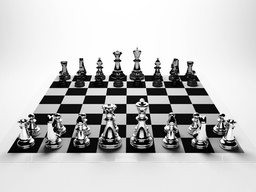
#> input picture task-1/resources/chess.jpg, 256 x 192 px, shrunk from 450 x 338 before the run, found by its file name
$ python moravec.py
#> lines starting #> are read from the running program, lines starting #| are printed output that depends on the picture
import cv2
import numpy as np

# Read the image
image = cv2.imread('task-1/resources/chess.jpg')
#> image is the input picture: shape (192, 256, 3); min 0, max 255, mean 195.2

factor = 2
threshold = 250# Check if the image was successfully loaded
if image is None:
    print("Error: Could not load image.")
else:
    print("Image loaded successfully.")
# print(image)
# Convert the image to grayscale
gray_image = cv2.cvtColor(image, cv2.COLOR_BGR2GRAY)
# cv2.circle(image, (400, 20), 5, (0, 255, 0), -1)

# Display the grayscale image
cv2.imshow('Grayscale Image', gray_image)
cv2.waitKey(0)
cv2.destroyAllWindows()
# print(*gray_image)

def gettSSD(mat1, mat2):
    # print(mat1, mat2, sep="\n", end="\n\n")
    # print("MSUM", sum((mat1 - mat2) ** 2))
    return sum(sum((mat1 - mat2) ** 2))

def allPossibleMatrices(image, row, column):
    matrices = []
    for i in range(row - 1, row + factor - 1):
        for j in range(column - 1, column + factor - 1):
            # print(i, row, j, column)
            # print(image[i : i + 3][j : j + 3])
            matrices.append(image[i : i + factor, j : j + factor])
    return matrices

def allSSD(image, row, column):
    matrices = allPossibleMatrices(image, row, column)
    # print("Matrices = ", matrices)
    mid = matrices[len(matrices) // 2]
    ssd = []
    for i in range(0, factor):
        for j in range(0, factor):
            # print(f"gettSSD(matrices[{3 * i + j}], mid)", gettSSD(matrices[3 * i + j], mid))
            ssd.append(gettSSD(matrices[factor * i + j], mid))
    return ssd

def corner(ssd, thresh):
    corners = []
    for i in range(0, len(ssd)):
        # print("SSDi", ssd[i])
        if(ssd[i] > thresh):
            corners.append(np.array([i // factor, i % factor]))
    return corners

m, n = gray_image.shape
#> m = 192; n = 256
print(m, n)
#| 192 256

corners = []

for i in range(factor - 1, m - (factor + factor - 2)):
    for j in range(factor - 1, n - (factor + factor - 2)):
        print(f"current-mid : {(i, j)}")
        ssds = allSSD(gray_image, i, j)
        # print("SSDList", ssds)
        temp_c = corner(ssds, threshold)
        # print(temp_c)
        tempc = []
        for k in range(0, len(temp_c)):
            temp_c[k] += np.array([i, j])
            x1 = temp_c[k][0]
            y1 = temp_c[k][1]
            tempc.append(gray_image[x1][y1])
        corners.extend(temp_c)
#> this loop made 189 passes

corners = np.array(corners)


# corners = cv2.goodFeaturesToTrack(gray_image, 128, 0.01, 10)
# print(*corners, sep="\n")
for i in corners:
    cv2.circle(image, (int(i[1]), int(i[0])), 1, (255, 255, 0), -1)
#> this loop made 18185 passes
#> i on passes 1 to 3: [47, 136], [49, 135], [48, 135]
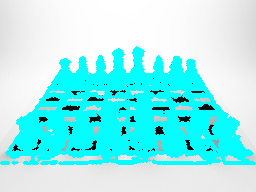
#> image: shape (192, 256, 3); mean B, G, R 240.5, 240.5, 152.5
output = cv2.resize(image, (0, 0), fx=2.5, fy=2.5)
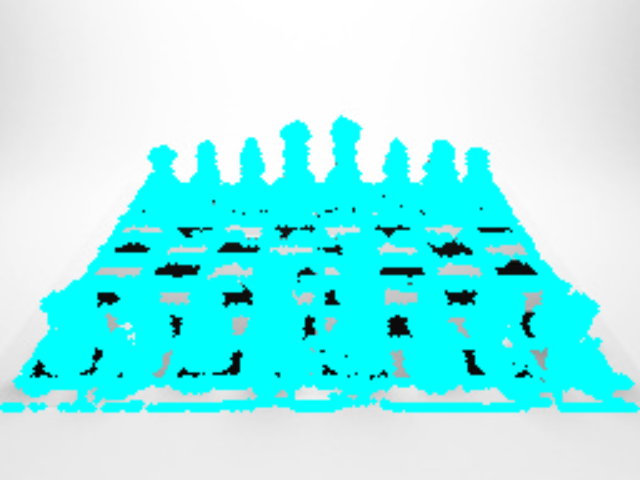
#> output: shape (480, 640, 3); mean B, G, R 240.5, 240.5, 152.5

cv2.imshow("Cornered Image", output)
cv2.waitKey(0)

cv2.destroyAllWindows()
